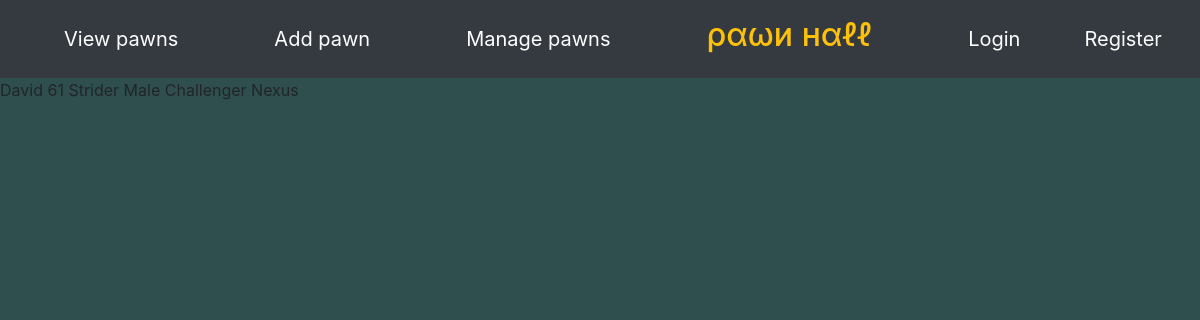
Screenshot of /pawn/3/ with the database file from the repository.
### pawnlisting/models.py (models this page shows, shortened)
class Pawn(models.Model):
    id = models.AutoField(primary_key=True)
    name = models.CharField(max_length=30)
    vocation = models.CharField(max_length=20, choices=build_choices(vocations))
    level = models.IntegerField()
    gender = models.CharField(max_length=10, choices=build_choices(genders))
    PRIMARY_INCLINATION_CHOICES = build_choices(inclinations)
    SECONDARY_INCLINATION_CHOICES = PRIMARY_INCLINATION_CHOICES[:] + [("None", "None")]
    primary_inclination = models.CharField(max_length=30, choices=PRIMARY_INCLINATION_CHOICES)
    secondary_inclination= models.CharField(max_length=30, choices=SECONDARY_INCLINATION_CHOICES)
    notes = models.TextField(max_length=1000, blank=True)
    picture = models.ImageField(upload_to="pawn_pictures/", null=True, blank=True)
    created_by = models.ForeignKey("auth.User", default=None, null=False, on_delete=models.CASCADE)
    last_modified = models.DateTimeField(default=timezone.now)

### pawnlisting/views.py (the view)
# urls.py: path('pawn/<pk>/', views.PawnDetail.as_view(), name="view_pawn"),
class PawnDetail(DetailView):
    model = Pawn
    template_name = "pawnlisting/pawn_detail.html"

### pawnlisting/templates/pawnlisting/pawn_detail.html (shortened to what this page needs)
{% include "pawnlisting/base.html" %}
<div>
    {{ object.name }}
    {{ object.level }}
    {{ object.vocation }}
    {{ object.gender }}
    {{ object.primary_inclination}}
    {{ object.secondary_inclination}}
</div>

### rows the page displays
Pawn: name "David", level "61", vocation "Strider", gender "Male", primary_inclination "Challenger", secondary_inclination "Nexus"
